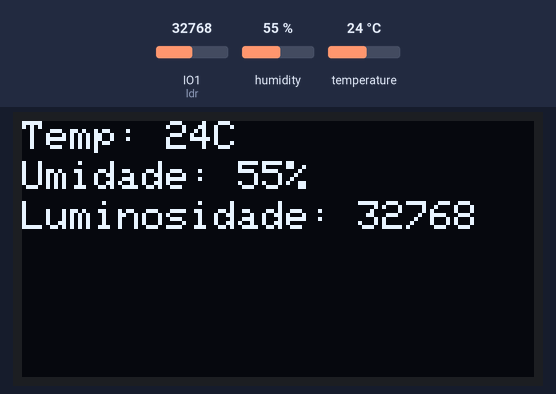
This program was run on a simulated ESP32 board running CircuitPython. Parts: 128×64 one-colour display. The inputs (shaded band) are chosen by the test bench; at power-on: humidity 55 %, IO1 (ldr) = 32768, temperature 24 °C (analog values on the 0–65535 scale).

Above: at 1.2 s.
1.3 s: humidity set to 22 %
At 2.9 s:
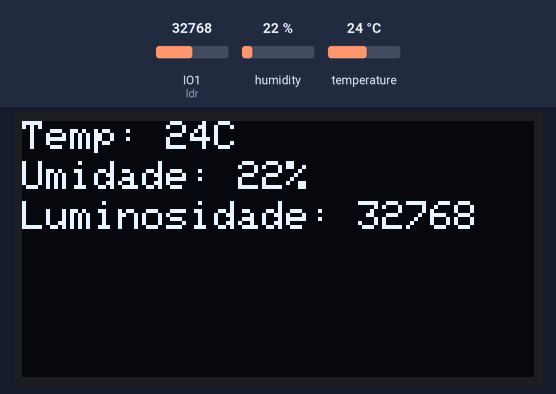
3.2 s: IO1 (ldr) set to 45874
At 5.4 s:
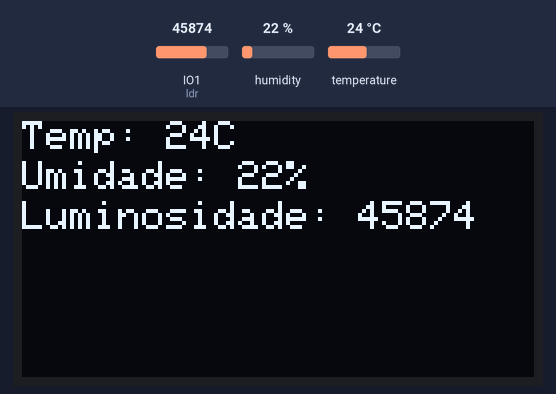
5.8 s: temperature set to 12 °C
At 7.7 s:
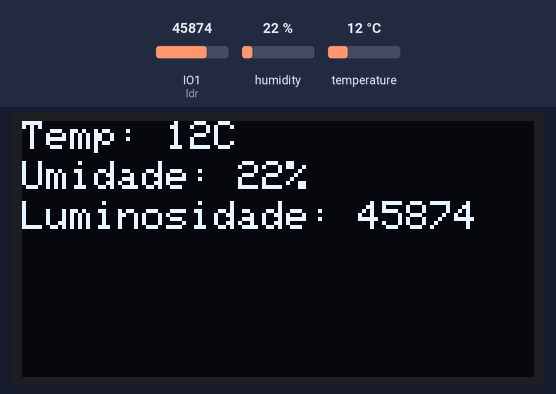
8.5 s: IO1 (ldr) set to 57670
At 10.9 s:
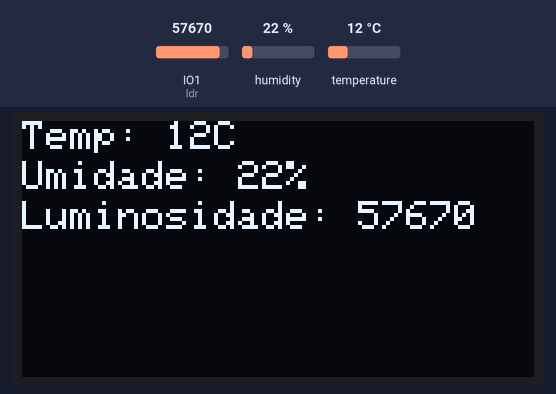
11.2 s: humidity set to 40 %
At 13.4 s:
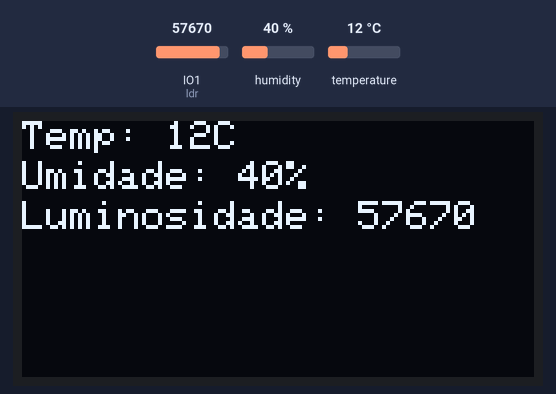
13.8 s: IO1 (ldr) set to 65535
At 15.8 s:
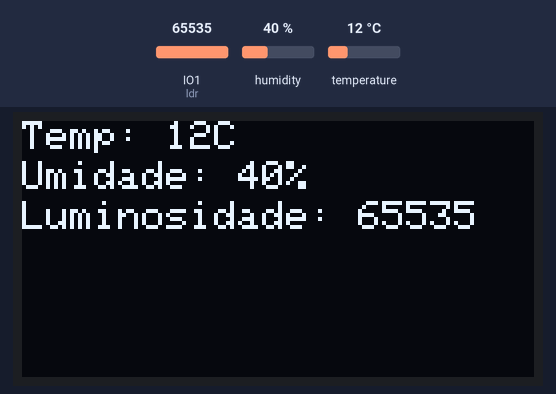
Timing chart, 0 to 17.3 s (numbered marks = the images above; inputs shaded):
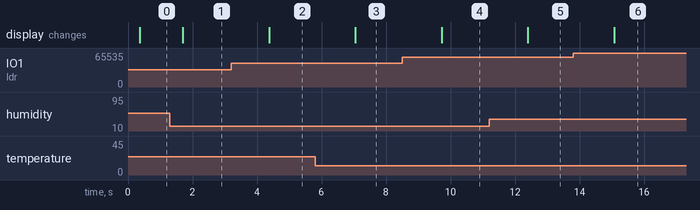

Measured:
- after the input at 1.3 s, the display: changes after 0.40 s (image 1)
- after the input at 3.2 s, the display: changes after 1.2 s (image 2)
- after the input at 5.8 s, the display: changes after 1.2 s (image 3)
- after the input at 8.5 s, the display: changes after 1.2 s (image 4)
- after the input at 11.2 s, the display: changes after 1.2 s (image 5)
- after the input at 13.8 s, the display: changes after 1.3 s (image 6)

The program:

code.py
```python
# (licence header left out)
import board
import busio
import adafruit_ssd1306
import time
import adafruit_dht
import analogio

# Define os pinos para o sensor DHT11 e LDR
pin_dht11 = board.IO15  # Substitua pelo pino correto
pin_ldr = board.IO1     # Substitua pelo pino correto

# Cria objetos para o sensor DHT11 e o LDR
dht11 = adafruit_dht.DHT11(pin_dht11)
ldr = analogio.AnalogIn(pin_ldr)

# Configuração do display OLED
i2c = busio.I2C(scl=board.IO9, sda=board.IO8)
oled = adafruit_ssd1306.SSD1306_I2C(128, 64, i2c, addr=0x3C)

# Função para ler a luminosidade do LDR
def ler_luminosidade():
    return ldr.value

# Função para atualizar o display OLED com os valores de temperatura, umidade e luminosidade
def atualizar_display(temp, umid, luz):
    oled.fill(0)
    oled.text("Temp: {}C".format(temp), 0, 0, 1)
    oled.text("Umidade: {}%".format(umid), 0, 10, 1)
    oled.text("Luminosidade: {}".format(luz), 0, 20, 1)
    oled.show()

# Loop principal
while True:
    try:
        # Lê a temperatura e umidade do sensor DHT11
        temperatura = dht11.temperature
        umidade = dht11.humidity

        # Lê a luminosidade do LDR
        luminosidade = ler_luminosidade()

        # Atualiza o display OLED com os valores
        atualizar_display(temperatura, umidade, luminosidade)

    except RuntimeError as e:
        # Caso ocorra um erro na leitura do sensor, imprime uma mensagem de erro
        print("Erro na leitura:", e)

    # Aguarda um intervalo de tempo antes de realizar a próxima leitura e atualização do display
    time.sleep(1)  # Pode ajustar o intervalo conforme necessário
```
